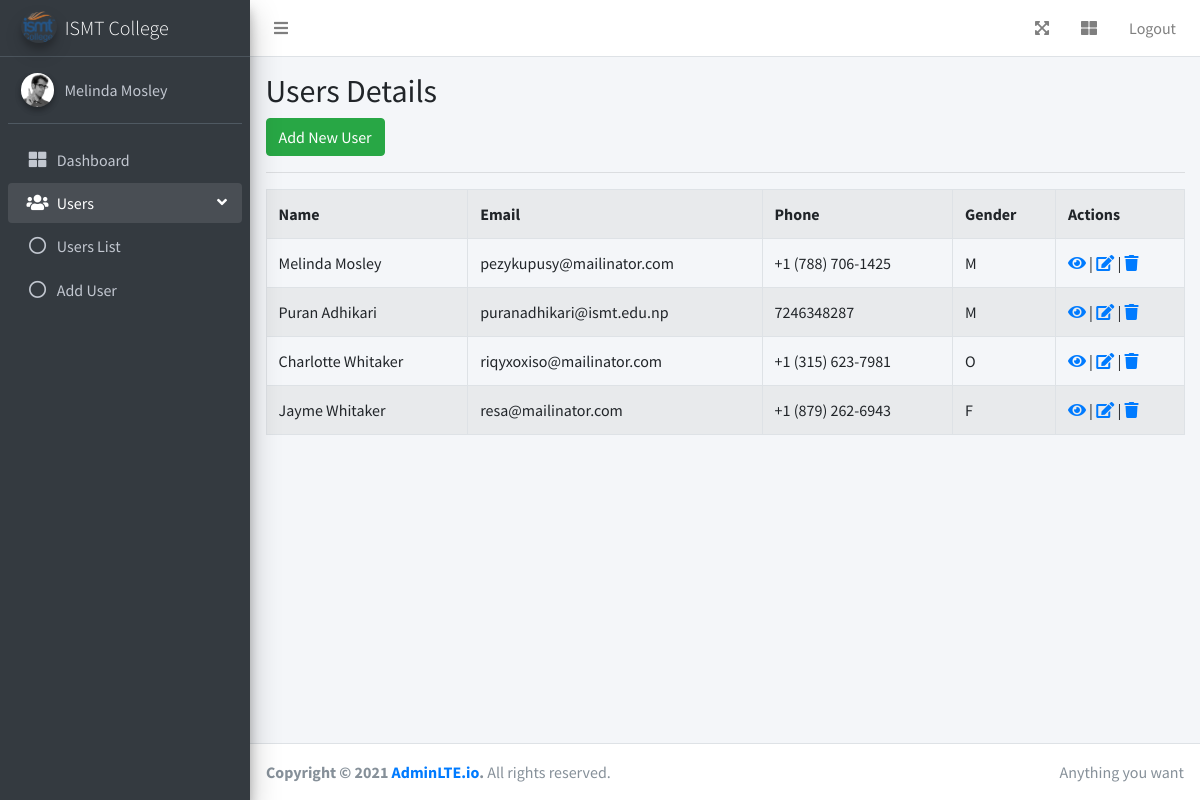
/users/index.php (signed in), run on the app's committed database.
### tables this page shows
CREATE TABLE IF NOT EXISTS `users` (
  `id` int(11) unsigned NOT NULL AUTO_INCREMENT,
  `name` varchar(60) NOT NULL,
  `email` varchar(50) DEFAULT NULL,
  `phone` varchar(20) DEFAULT NULL,
  `password` varchar(100) DEFAULT NULL,
  `gender` varchar(10) DEFAULT NULL,
  PRIMARY KEY (`id`)
);

### users/index.php (the view, shortened to what this page needs)
<?php
	require '../includes/header.php';
  	require '../includes/sidebar.php';
?>
  <div class="content-wrapper">
    <div class="content-header">
      <div class="container-fluid">
		<div class="row">
			<div class="col-md-12">
				<div class="page-header clearfix">
					<h2 class="pull-left">Users Details</h2>
					<a href="create.php" class="btn btn-success pull-right">Add New User</a>
				</div>
				<hr>
			</div>
			<div class="col-md-12">
				<?php
					require '../config.php';
					$sql = "SELECT * FROM users";
					$result = $conn->query($sql);
					if($result->num_rows > 0) {
						echo "<table class='table table-bordered table-striped'>";
						echo "<tr>";
						echo "<th>Name</th>";
						echo "<th>Email</th>";
						echo "<th>Phone</th>";
						echo "<th>Gender</th>";
						echo "<th>Actions</th>";
						echo "</tr>";
						while ($row = $result->fetch_assoc()) {
							echo "<tr>";
							echo "<td>" . $row['name'] . "</td>";
							echo "<td>" . $row['email'] . "</td>";
							echo "<td>" . $row['phone'] . "</td>";
							echo "<td>" . $row['gender'] . "</td>";
							echo "<td>";
							echo "<a href='view.php?id=" . $row['id'] . "'><i class='fa fa-eye'></i></a>";
							echo " | ";
							echo "<a href='edit.php?id=" . $row['id'] . "'><i class='fa fa-edit'></i></a>";
							echo " | ";
							echo "<a href='delete.php?id=" . $row['id'] . "'><i class='fa fa-trash'></i></a>";
							echo "</td>";
							echo "</tr>";
						}
						echo "</table>";
					} else {
						echo "<p>No records found.</p>";
					}
				?>
			</div>
		</div>
	</div>
</div>
</div>
<?php require '../includes/footer.php'; ?>

### includes/header.php (shortened to what this page needs)
<!DOCTYPE html>
<html lang="en">
<head>
  <link rel="stylesheet" href="http://<?= $_SERVER['HTTP_HOST']; ?>/php/SectionAB/crud/assets/plugins/fontawesome/css/all.min.css">
  <link rel="stylesheet" href="http://<?= $_SERVER['HTTP_HOST']; ?>/php/SectionAB/crud/assets/css/adminlte.min.css">
</head>
<body class="hold-transition sidebar-mini">
<div class="wrapper">
  <nav class="main-header navbar navbar-expand navbar-white navbar-light">
    <ul class="navbar-nav">
      <li class="nav-item">
        <a class="nav-link" data-widget="pushmenu" href="#" role="button"><i class="fas fa-bars"></i></a>
      </li>
    </ul>
    <ul class="navbar-nav ml-auto">
      <li class="nav-item">
        <a class="nav-link" data-widget="fullscreen" href="#" role="button">
          <i class="fas fa-expand-arrows-alt"></i>
        </a>
      </li>
      <li class="nav-item">
        <a class="nav-link" data-widget="control-sidebar" data-slide="true" href="#" role="button">
          <i class="fas fa-th-large"></i>
        </a>
      </li>
      <li class="nav-item">
        <a class="nav-link" href="http://<?= $_SERVER['HTTP_HOST']; ?>/php/SectionAB/crud/logout.php">
          Logout
        </a>
      </li>
    </ul>
  </nav>

### includes/sidebar.php
<aside class="main-sidebar sidebar-dark-primary elevation-4">
  <a href="index3.html" class="brand-link">
    <img src="http://<?= $_SERVER['HTTP_HOST']; ?>/php/SectionAB/crud/assets/img/logo-ismt.png" alt="ISMT Logo" class="brand-image img-circle elevation-3" style="opacity: .8">
    <span class="brand-text font-weight-light">ISMT College</span>
  </a>
  <div class="sidebar">
    <div class="user-panel mt-3 pb-3 mb-3 d-flex">
      <div class="image">
        <img src="http://<?= $_SERVER['HTTP_HOST']; ?>/php/SectionAB/crud/assets/img/user2-160x160.jpg" class="img-circle elevation-2" alt="User Image">
      </div>
      <div class="info">
        <a href="#" class="d-block"><?php echo $_SESSION["name"]; ?></a>
      </div>
    </div>
    <nav class="mt-2">
      <ul class="nav nav-pills nav-sidebar flex-column" data-widget="treeview" role="menu" data-accordion="false">
            <li class="nav-item">
              <a href="http://<?= $_SERVER['HTTP_HOST']; ?>/php/SectionAB/crud/index.php" class="nav-link">
                <i class="fas fa-th-large nav-icon"></i>
                <p>Dashboard</p>
              </a>
            </li>
        <li class="nav-item menu-open"><a href="#" class="nav-link">
            <i class="nav-icon fas fa-users"></i>
            <p>
              Users
              <i class="right fas fa-angle-left"></i>
            </p>
          </a>
          <ul class="nav nav-treeview">
            <li class="nav-item">
              <a href="http://<?= $_SERVER['HTTP_HOST']; ?>/php/SectionAB/crud/users/index.php" class="nav-link">
                <i class="far fa-circle nav-icon"></i>
                <p>Users List</p>
              </a>
            </li>
            <li class="nav-item">
              <a href="http://<?= $_SERVER['HTTP_HOST']; ?>/php/SectionAB/crud/users/create.php" class="nav-link">
                <i class="far fa-circle nav-icon"></i>
                <p>Add User</p>
              </a>
            </li>
          </ul>
        </li>
      </ul>
    </nav>
  </div>
</aside>

### includes/footer.php (shortened to what this page needs)
  <footer class="main-footer">
    <div class="float-right d-none d-sm-inline">
      Anything you want
    </div>
    <strong>Copyright &copy; <?php echo date('Y'); ?> <a href="https://adminlte.io">AdminLTE.io</a>.</strong> All rights reserved.
  </footer>
</div>
</body>
</html>

### data on the page
users: name "Melinda Mosley", email "pezykupusy@mailinator.com", phone "+1 (788) 706-1425", gender "M"
users: name "Puran Adhikari", email "puranadhikari@ismt.edu.np", phone "7246348287", gender "M"
users: name "Charlotte Whitaker", email "riqyxoxiso@mailinator.com", phone "+1 (315) 623-7981", gender "O"
users: name "Jayme Whitaker", email "resa@mailinator.com", phone "+1 (879) 262-6943", gender "F"

### other printed values
$_SESSION["name"] "Melinda Mosley"
